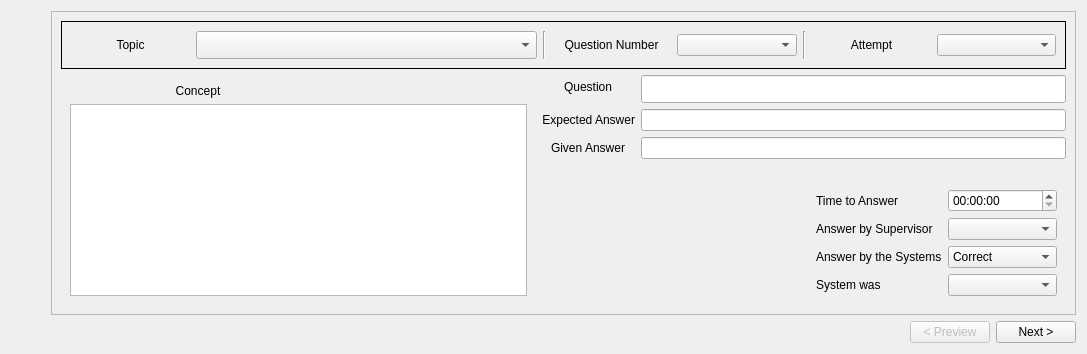
             <widget class="QWidget" name="tab_17">
              <attribute name="title">
               <string>Topics Validation</string>
              </attribute>
              <layout class="QGridLayout" name="gridLayout_60">
               <item row="1" column="3">
                <widget class="QPushButton" name="pushButton">
                 <property name="text">
                  <string>Next &gt;</string>
                 </property>
                </widget>
               </item>
               <item row="1" column="2">
                <widget class="QPushButton" name="pushButton_5">
                 <property name="enabled">
                  <bool>false</bool>
                 </property>
                 <property name="text">
                  <string>&lt; Preview</string>
                 </property>
                </widget>
               </item>
               <item row="1" column="0">
                <spacer name="horizontalSpacer_29">
                 <property name="orientation">
                  <enum>Qt::Horizontal</enum>
                 </property>
                 <property name="sizeHint" stdset="0">
                  <size>
                   <width>40</width>
                   <height>20</height>
                  </size>
                 </property>
                </spacer>
               </item>
               <item row="1" column="1">
                <spacer name="horizontalSpacer_30">
                 <property name="orientation">
                  <enum>Qt::Horizontal</enum>
                 </property>
                 <property name="sizeHint" stdset="0">
                  <size>
                   <width>40</width>
                   <height>20</height>
                  </size>
                 </property>
                </spacer>
               </item>
               <item row="0" column="1" colspan="3">
                <widget class="QFrame" name="frame_75">
                 <property name="frameShape">
                  <enum>QFrame::StyledPanel</enum>
                 </property>
                 <property name="frameShadow">
                  <enum>QFrame::Raised</enum>
                 </property>
                 <layout class="QGridLayout" name="gridLayout_61">
                  <item row="0" column="0" colspan="3">
                   <widget class="QFrame" name="horizontalFrame">
                    <property name="frameShape">
                     <enum>QFrame::Panel</enum>
                    </property>
                    <layout class="QHBoxLayout" name="horizontalLayout_17">
                     <item>
                      <widget class="QLabel" name="label_165">
                       <property name="text">
                        <string>Topic</string>
                       </property>
                       <property name="alignment">
                        <set>Qt::AlignCenter</set>
                       </property>
                      </widget>
                     </item>
                     <item>
                      <widget class="QComboBox" name="eval_subject_comboBox">
                       <property name="minimumSize">
                        <size>
                         <width>341</width>
                         <height>28</height>
                        </size>
                       </property>
                       <property name="editable">
                        <bool>false</bool>
                       </property>
                      </widget>
                     </item>
                     <item>
                      <widget class="Line" name="line_16">
                       <property name="orientation">
                        <enum>Qt::Vertical</enum>
                       </property>
                      </widget>
                     </item>
                     <item>
                      <widget class="QLabel" name="label_182">
                       <property name="text">
                        <string>Question Number</string>
                       </property>
                       <property name="alignment">
                        <set>Qt::AlignCenter</set>
                       </property>
                      </widget>
                     </item>
                     <item>
                      <widget class="QComboBox" name="comboBox_4"/>
                     </item>
                     <item>
                      <widget class="Line" name="line_17">
                       <property name="orientation">
                        <enum>Qt::Vertical</enum>
                       </property>
                      </widget>
                     </item>
                     <item>
                      <widget class="QLabel" name="label_183">
                       <property name="text">
                        <string>Attempt</string>
                       </property>
                       <property name="alignment">
                        <set>Qt::AlignCenter</set>
                       </property>
                      </widget>
                     </item>
                     <item>
                      <widget class="QComboBox" name="comboBox_5"/>
                     </item>
                    </layout>
                   </widget>
                  </item>
                  <item row="1" column="0" rowspan="2">
                   <widget class="QFrame" name="verticalFrame">
                    <property name="minimumSize">
                     <size>
                      <width>258</width>
                      <height>218</height>
                     </size>
                    </property>
                    <layout class="QVBoxLayout" name="verticalLayout_15">
                     <item>
                      <widget class="QLabel" name="label_184">
                       <property name="maximumSize">
                        <size>
                         <width>256</width>
                         <height>18</height>
                        </size>
                       </property>
                       <property name="text">
                        <string>Concept</string>
                       </property>
                       <property name="alignment">
                        <set>Qt::AlignCenter</set>
                       </property>
                      </widget>
                     </item>
                     <item>
                      <widget class="QTextEdit" name="textEdit_2">
                       <property name="maximumSize">
                        <size>
                         <width>11111</width>
                         <height>11111</height>
                        </size>
                       </property>
                      </widget>
                     </item>
                    </layout>
                   </widget>
                  </item>
                  <item row="1" column="1" colspan="2">
                   <layout class="QFormLayout" name="formLayout_2">
                    <property name="fieldGrowthPolicy">
                     <enum>QFormLayout::AllNonFixedFieldsGrow</enum>
                    </property>
                    <property name="labelAlignment">
                     <set>Qt::AlignCenter</set>
                    </property>
                    <property name="formAlignment">
                     <set>Qt::AlignHCenter|Qt::AlignTop</set>
                    </property>
                    <item row="0" column="0">
                     <widget class="QLabel" name="label_185">
                      <property name="text">
                       <string>Question</string>
                      </property>
                      <property name="alignment">
                       <set>Qt::AlignRight|Qt::AlignTrailing|Qt::AlignVCenter</set>
                      </property>
                     </widget>
                    </item>
                    <item row="0" column="1">
                     <widget class="QLineEdit" name="lineEdit_4">
                      <property name="minimumSize">
                       <size>
                        <width>425</width>
                        <height>28</height>
                       </size>
                      </property>
                     </widget>
                    </item>
                    <item row="1" column="0">
                     <widget class="QLabel" name="label_186">
                      <property name="text">
                       <string>Expected Answer</string>
                      </property>
                      <property name="alignment">
                       <set>Qt::AlignRight|Qt::AlignTrailing|Qt::AlignVCenter</set>
                      </property>
                     </widget>
                    </item>
                    <item row="1" column="1">
                     <widget class="QLineEdit" name="lineEdit_5"/>
                    </item>
                    <item row="2" column="0">
                     <widget class="QLabel" name="label_187">
                      <property name="text">
                       <string>Given Answer</string>
                      </property>
                      <property name="alignment">
                       <set>Qt::AlignCenter</set>
                      </property>
                     </widget>
                    </item>
                    <item row="2" column="1">
                     <widget class="QLineEdit" name="lineEdit_6"/>
                    </item>
                   </layout>
                  </item>
                  <item row="2" column="1">
                   <widget class="QLabel" name="label_192">
                    <property name="text">
                     <string/>
                    </property>
                    <property name="pixmap">
                     <pixmap resource="imgs.qrc">:/imgs/no-image-icon-11.PNG</pixmap>
                    </property>
                    <property name="scaledContents">
                     <bool>true</bool>
                    </property>
                   </widget>
                  </item>
                  <item row="2" column="2">
                   <widget class="QWidget" name="widget_4" native="true">
                    <layout class="QGridLayout" name="gridLayout_8">
                     <item row="2" column="0">
                      <widget class="QLabel" name="label_188">
                       <property name="text">
                        <string>Answer by the Systems</string>
                       </property>
                      </widget>
                     </item>
                     <item row="2" column="1">
                      <widget class="QComboBox" name="comboBox_6">
                       <item>
                        <property name="text">
                         <string>Correct</string>
                        </property>
                        <property name="icon">
                         <iconset>
                          <selectedon>:/imgs/correct.jpg</selectedon>
                         </iconset>
                        </property>
                       </item>
                       <item>
                        <property name="text">
                         <string>Wrong</string>
                        </property>
                        <property name="icon">
                         <iconset>
                          <selectedon>:/imgs/wrong.png</selectedon>
                         </iconset>
                        </property>
                       </item>
                      </widget>
                     </item>
                     <item row="4" column="0">
                      <widget class="QLabel" name="label_190">
                       <property name="text">
                        <string>System was</string>
                       </property>
                      </widget>
                     </item>
                     <item row="4" column="1">
                      <widget class="QComboBox" name="comboBox_9">
                       <item>
                        <property name="text">
                         <string/>
                        </property>
                       </item>
                       <item>
                        <property name="text">
                         <string>Correct</string>
                        </property>
                        <property name="icon">
                         <iconset>
                          <selectedon>:/imgs/correct.jpg</selectedon>
                         </iconset>
                        </property>
                       </item>
                       <item>
                        <property name="text">
                         <string>Wrong</string>
                        </property>
                        <property name="icon">
                         <iconset>
                          <selectedon>:/imgs/wrong.png</selectedon>
                         </iconset>
                        </property>
                       </item>
                      </widget>
                     </item>
                     <item row="1" column="1">
                      <widget class="QComboBox" name="comboBox_7">
                       <item>
                        <property name="text">
                         <string/>
                        </property>
                       </item>
                       <item>
                        <property name="text">
                         <string>Correct</string>
                        </property>
                        <property name="icon">
                         <iconset>
                          <selectedon>:/imgs/correct.jpg</selectedon>
                         </iconset>
                        </property>
                       </item>
                       <item>
                        <property name="text">
                         <string>Wrong</string>
                        </property>
                        <property name="icon">
                         <iconset>
                          <selectedon>:/imgs/wrong.png</selectedon>
                         </iconset>
                        </property>
                       </item>
                      </widget>
                     </item>
                     <item row="1" column="0">
                      <widget class="QLabel" name="label_189">
                       <property name="text">
                        <string>Answer by Supervisor</string>
                       </property>
                      </widget>
                     </item>
                     <item row="0" column="0">
                      <widget class="QLabel" name="label_191">
                       <property name="text">
                        <string>Time to Answer</string>
                       </property>
                      </widget>
                     </item>
                     <item row="0" column="1">
                      <widget class="QTimeEdit" name="timeEdit"/>
                     </item>
                    </layout>
                   </widget>
                  </item>
                 </layout>
                </widget>
               </item>
              </layout>
             </widget>
